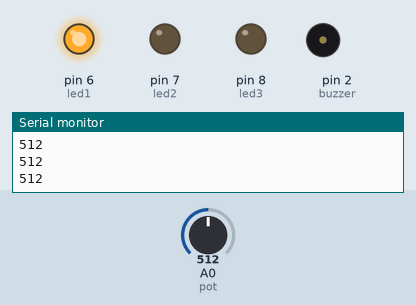
Simulated run of this sketch. Board: Arduino Uno, built with avr-gcc and run on an emulated ATmega328P. Parts: output pins drawn as LEDs (lit = HIGH), buzzer (waves = sounding), the last lines printed to the serial monitor. Inputs (shaded band) come from the test bench; at power-on: A0 (pot) = 512.

Above: at 1.2 s.
1.3 s: A0 (pot) set to 528
At 2.1 s:
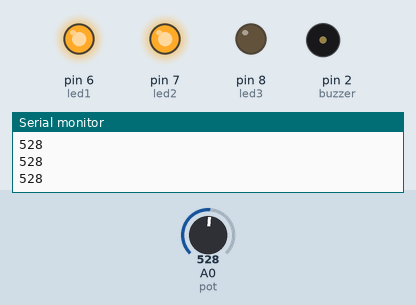
2.8 s: A0 (pot) set to 789
4.3 s: A0 (pot) set to 810
At 4.7 s:
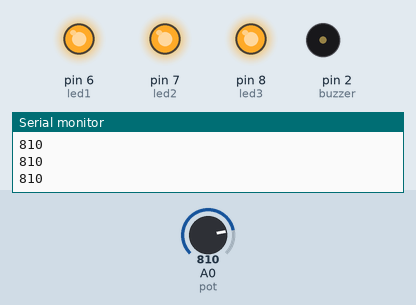
5.8 s: A0 (pot) set to 987
7.3 s: A0 (pot) set to 1007
At 8.5 s:
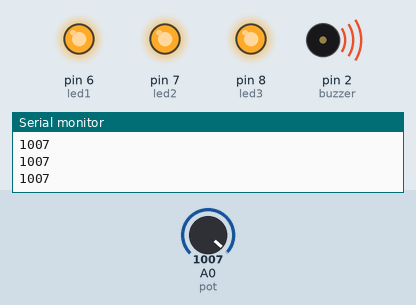
8.8 s: A0 (pot) set to 990
At 9.9 s:
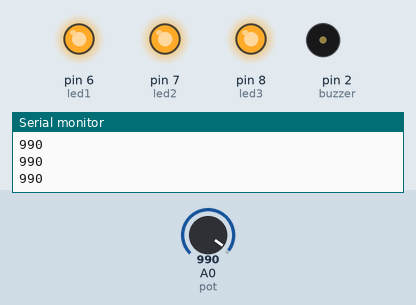
Timing chart, 0 to 11.3 s (numbered marks = the images above; inputs shaded):
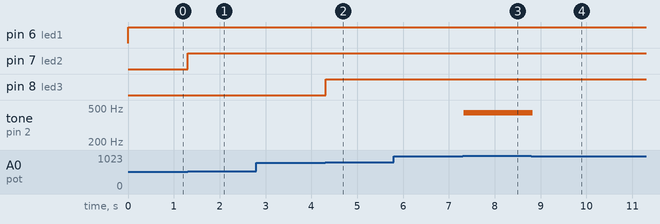

The sketch:

SensoresExemplo_01.ino
```cpp
// Sensores - Exemplo 1

const int pot = A0;
const int buzzer = 2;
const int led1  = 6;
const int led2  = 7;
const int led3  = 8;

void setup() {
  Serial.begin(9600);
  pinMode (led1, OUTPUT);
  pinMode (led2, OUTPUT);
  pinMode (led3, OUTPUT);
}

void loop() {
  int valPot = analogRead(pot);
  Serial.println(valPot);


  if (valPot >  100) {
     digitalWrite(led1, HIGH);
  } else {
     digitalWrite(led1, LOW);
  }

  if (valPot >  512) {
     digitalWrite(led2, HIGH);
  } else {
     digitalWrite(led2, LOW);
  }

  if (valPot >  800) {
     digitalWrite(led3, HIGH);
  } else {
     digitalWrite(led3, LOW);
  }

   if (valPot >  1000) {
     tone(buzzer, 440);
  } else {
     noTone(buzzer);
  }
  delay(100);

}
```

Measured:
- the behaviour switches between 512 and 513 on A0 (pot) (found by bisection; images 0 and 1)
- the behaviour switches between 800 and 801 on A0 (pot) (found by bisection; images 1 and 2)
- the behaviour switches between 1000 and 1001 on A0 (pot) (found by bisection; images 2 and 3)
- after the input at 1.3 s, pin 7 (led2): LOW → HIGH at once
- after the input at 4.3 s, pin 8 (led3): LOW → HIGH at once
- after the input at 7.3 s, tone on pin 2 (buzzer): silent → 440 Hz at once
- after the input at 8.8 s, tone on pin 2 (buzzer): 440 Hz → silent at once
